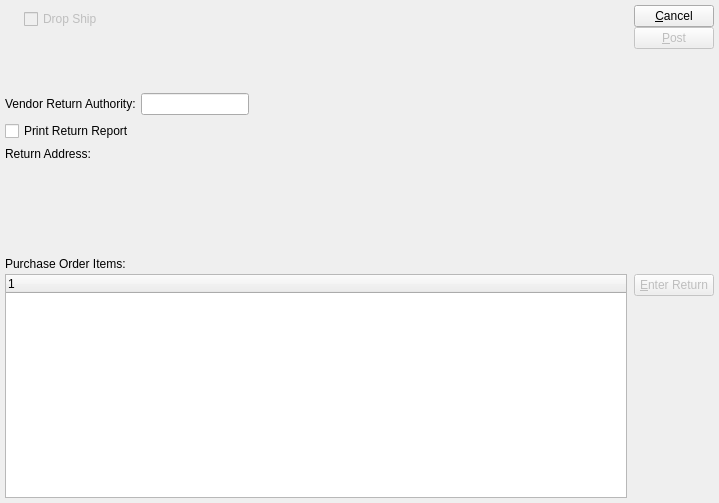
<?xml version="1.0" encoding="UTF-8"?>
<ui version="4.0">
 <comment>This file is part of the xTuple ERP: PostBooks Edition, a free and
open source Enterprise Resource Planning software suite,
Copyright (c) 1999-2018 by OpenMFG LLC, d/b/a xTuple.
It is licensed to you under the Common Public Attribution License
version 1.0, the full text of which (including xTuple-specific Exhibits)
is available at www.xtuple.com/CPAL.  By using this software, you agree
to be bound by its terms.</comment>
 <class>enterPoReturn</class>
 <widget class="QWidget" name="enterPoReturn">
  <property name="geometry">
   <rect>
    <x>0</x>
    <y>0</y>
    <width>719</width>
    <height>503</height>
   </rect>
  </property>
  <property name="windowTitle">
   <string>Enter Purchase Order Returns</string>
  </property>
  <layout class="QGridLayout" name="gridLayout">
   <item row="0" column="0">
    <layout class="QHBoxLayout">
     <property name="spacing">
      <number>6</number>
     </property>
     <property name="leftMargin">
      <number>0</number>
     </property>
     <property name="topMargin">
      <number>0</number>
     </property>
     <property name="rightMargin">
      <number>0</number>
     </property>
     <property name="bottomMargin">
      <number>0</number>
     </property>
     <item>
      <layout class="QVBoxLayout">
       <property name="spacing">
        <number>6</number>
       </property>
       <property name="leftMargin">
        <number>0</number>
       </property>
       <property name="topMargin">
        <number>0</number>
       </property>
       <property name="rightMargin">
        <number>0</number>
       </property>
       <property name="bottomMargin">
        <number>0</number>
       </property>
       <item>
        <layout class="QHBoxLayout" name="_2">
         <property name="leftMargin">
          <number>14</number>
         </property>
         <item>
          <widget class="OrderCluster" name="_po">
           <property name="sizePolicy">
            <sizepolicy hsizetype="Fixed" vsizetype="Fixed">
             <horstretch>0</horstretch>
             <verstretch>0</verstretch>
            </sizepolicy>
           </property>
          </widget>
         </item>
         <item>
          <layout class="QVBoxLayout" name="verticalLayout_2">
           <property name="topMargin">
            <number>4</number>
           </property>
           <item>
            <widget class="QCheckBox" name="_dropShip">
             <property name="enabled">
              <bool>false</bool>
             </property>
             <property name="text">
              <string>Drop Ship</string>
             </property>
            </widget>
           </item>
           <item>
            <spacer name="verticalSpacer">
             <property name="orientation">
              <enum>Qt::Vertical</enum>
             </property>
             <property name="sizeHint" stdset="0">
              <size>
               <width>20</width>
               <height>0</height>
              </size>
             </property>
            </spacer>
           </item>
          </layout>
         </item>
         <item>
          <spacer name="horizontalSpacer_2">
           <property name="orientation">
            <enum>Qt::Horizontal</enum>
           </property>
           <property name="sizeHint" stdset="0">
            <size>
             <width>40</width>
             <height>0</height>
            </size>
           </property>
          </spacer>
         </item>
        </layout>
       </item>
       <item>
        <layout class="QHBoxLayout" name="horizontalLayout">
         <item>
          <widget class="XLabel" name="_rmaLit">
           <property name="text">
            <string>Vendor Return Authority:</string>
           </property>
          </widget>
         </item>
         <item>
          <widget class="XLineEdit" name="_rma"/>
         </item>
         <item>
          <spacer name="horizontalSpacer">
           <property name="orientation">
            <enum>Qt::Horizontal</enum>
           </property>
           <property name="sizeHint" stdset="0">
            <size>
             <width>40</width>
             <height>20</height>
            </size>
           </property>
          </spacer>
         </item>
        </layout>
       </item>
       <item>
        <widget class="XCheckBox" name="_printReport">
         <property name="text">
          <string>Print Return Report</string>
         </property>
        </widget>
       </item>
       <item>
        <widget class="QLabel" name="_returnAddrLit">
         <property name="text">
          <string>Return Address:</string>
         </property>
         <property name="buddy">
          <cstring>_returnAddr</cstring>
         </property>
        </widget>
       </item>
       <item>
        <widget class="AddressCluster" name="_returnAddr">
         <property name="enabled">
          <bool>false</bool>
         </property>
        </widget>
       </item>
       <item>
        <spacer>
         <property name="orientation">
          <enum>Qt::Vertical</enum>
         </property>
         <property name="sizeHint" stdset="0">
          <size>
           <width>20</width>
           <height>0</height>
          </size>
         </property>
        </spacer>
       </item>
      </layout>
     </item>
     <item>
      <spacer>
       <property name="orientation">
        <enum>Qt::Horizontal</enum>
       </property>
       <property name="sizeHint" stdset="0">
        <size>
         <width>40</width>
         <height>20</height>
        </size>
       </property>
      </spacer>
     </item>
     <item>
      <layout class="QVBoxLayout">
       <property name="spacing">
        <number>0</number>
       </property>
       <property name="leftMargin">
        <number>0</number>
       </property>
       <property name="topMargin">
        <number>0</number>
       </property>
       <property name="rightMargin">
        <number>0</number>
       </property>
       <property name="bottomMargin">
        <number>0</number>
       </property>
       <item>
        <widget class="QPushButton" name="_close">
         <property name="text">
          <string>&amp;Cancel</string>
         </property>
        </widget>
       </item>
       <item>
        <widget class="QPushButton" name="_post">
         <property name="enabled">
          <bool>false</bool>
         </property>
         <property name="text">
          <string>&amp;Post</string>
         </property>
         <property name="autoDefault">
          <bool>true</bool>
         </property>
         <property name="default">
          <bool>true</bool>
         </property>
        </widget>
       </item>
       <item>
        <spacer>
         <property name="orientation">
          <enum>Qt::Vertical</enum>
         </property>
         <property name="sizeHint" stdset="0">
          <size>
           <width>20</width>
           <height>40</height>
          </size>
         </property>
        </spacer>
       </item>
      </layout>
     </item>
    </layout>
   </item>
   <item row="1" column="0">
    <layout class="QVBoxLayout">
     <property name="spacing">
      <number>0</number>
     </property>
     <property name="leftMargin">
      <number>0</number>
     </property>
     <property name="topMargin">
      <number>0</number>
     </property>
     <property name="rightMargin">
      <number>0</number>
     </property>
     <property name="bottomMargin">
      <number>0</number>
     </property>
     <item>
      <widget class="QLabel" name="_poitemLit">
       <property name="sizePolicy">
        <sizepolicy hsizetype="Fixed" vsizetype="Fixed">
         <horstretch>0</horstretch>
         <verstretch>0</verstretch>
        </sizepolicy>
       </property>
       <property name="minimumSize">
        <size>
         <width>0</width>
         <height>20</height>
        </size>
       </property>
       <property name="text">
        <string>Purchase Order Items:</string>
       </property>
      </widget>
     </item>
     <item>
      <layout class="QHBoxLayout">
       <property name="spacing">
        <number>7</number>
       </property>
       <property name="leftMargin">
        <number>0</number>
       </property>
       <property name="topMargin">
        <number>0</number>
       </property>
       <property name="rightMargin">
        <number>0</number>
       </property>
       <property name="bottomMargin">
        <number>0</number>
       </property>
       <item>
        <widget class="XTreeWidget" name="_poitem">
         <property name="sizePolicy">
          <sizepolicy hsizetype="Expanding" vsizetype="Expanding">
           <horstretch>0</horstretch>
           <verstretch>2</verstretch>
          </sizepolicy>
         </property>
        </widget>
       </item>
       <item>
        <layout class="QVBoxLayout">
         <property name="spacing">
          <number>0</number>
         </property>
         <property name="leftMargin">
          <number>0</number>
         </property>
         <property name="topMargin">
          <number>0</number>
         </property>
         <property name="rightMargin">
          <number>0</number>
         </property>
         <property name="bottomMargin">
          <number>0</number>
         </property>
         <item>
          <widget class="QPushButton" name="_enter">
           <property name="enabled">
            <bool>false</bool>
           </property>
           <property name="text">
            <string>&amp;Enter Return</string>
           </property>
           <property name="autoDefault">
            <bool>true</bool>
           </property>
           <property name="default">
            <bool>true</bool>
           </property>
          </widget>
         </item>
         <item>
          <spacer>
           <property name="orientation">
            <enum>Qt::Vertical</enum>
           </property>
           <property name="sizeType">
            <enum>QSizePolicy::Expanding</enum>
           </property>
           <property name="sizeHint" stdset="0">
            <size>
             <width>20</width>
             <height>20</height>
            </size>
           </property>
          </spacer>
         </item>
        </layout>
       </item>
      </layout>
     </item>
    </layout>
   </item>
  </layout>
 </widget>
 <layoutdefault spacing="5" margin="5"/>
 <customwidgets>
  <customwidget>
   <class>AddressCluster</class>
   <extends>QWidget</extends>
   <header>addresscluster.h</header>
  </customwidget>
  <customwidget>
   <class>OrderCluster</class>
   <extends>QWidget</extends>
   <header>ordercluster.h</header>
  </customwidget>
  <customwidget>
   <class>XCheckBox</class>
   <extends>QCheckBox</extends>
   <header>xcheckbox.h</header>
  </customwidget>
  <customwidget>
   <class>XLabel</class>
   <extends>QLabel</extends>
   <header>xlabel.h</header>
  </customwidget>
  <customwidget>
   <class>XLineEdit</class>
   <extends>QLineEdit</extends>
   <header>xlineedit.h</header>
  </customwidget>
  <customwidget>
   <class>XTreeWidget</class>
   <extends>QTreeWidget</extends>
   <header>xtreewidget.h</header>
   <container>1</container>
  </customwidget>
 </customwidgets>
 <tabstops>
  <tabstop>_printReport</tabstop>
  <tabstop>_returnAddr</tabstop>
  <tabstop>_poitem</tabstop>
  <tabstop>_enter</tabstop>
  <tabstop>_post</tabstop>
  <tabstop>_close</tabstop>
 </tabstops>
 <resources/>
 <connections>
  <connection>
   <sender>_close</sender>
   <signal>clicked()</signal>
   <receiver>enterPoReturn</receiver>
   <slot>close()</slot>
   <hints>
    <hint type="sourcelabel">
     <x>20</x>
     <y>20</y>
    </hint>
    <hint type="destinationlabel">
     <x>20</x>
     <y>20</y>
    </hint>
   </hints>
  </connection>
  <connection>
   <sender>_poitem</sender>
   <signal>itemSelected(int)</signal>
   <receiver>_enter</receiver>
   <slot>animateClick()</slot>
   <hints>
    <hint type="sourcelabel">
     <x>20</x>
     <y>20</y>
    </hint>
    <hint type="destinationlabel">
     <x>20</x>
     <y>20</y>
    </hint>
   </hints>
  </connection>
  <connection>
   <sender>_poitem</sender>
   <signal>valid(bool)</signal>
   <receiver>_enter</receiver>
   <slot>setEnabled(bool)</slot>
   <hints>
    <hint type="sourcelabel">
     <x>20</x>
     <y>20</y>
    </hint>
    <hint type="destinationlabel">
     <x>20</x>
     <y>20</y>
    </hint>
   </hints>
  </connection>
  <connection>
   <sender>_printReport</sender>
   <signal>toggled(bool)</signal>
   <receiver>_returnAddr</receiver>
   <slot>setEnabled(bool)</slot>
   <hints>
    <hint type="sourcelabel">
     <x>359</x>
     <y>17</y>
    </hint>
    <hint type="destinationlabel">
     <x>359</x>
     <y>111</y>
    </hint>
   </hints>
  </connection>
  <connection>
   <sender>_po</sender>
   <signal>valid(bool)</signal>
   <receiver>_post</receiver>
   <slot>setEnabled(bool)</slot>
   <hints>
    <hint type="sourcelabel">
     <x>130</x>
     <y>43</y>
    </hint>
    <hint type="destinationlabel">
     <x>20</x>
     <y>20</y>
    </hint>
   </hints>
  </connection>
 </connections>
</ui>
